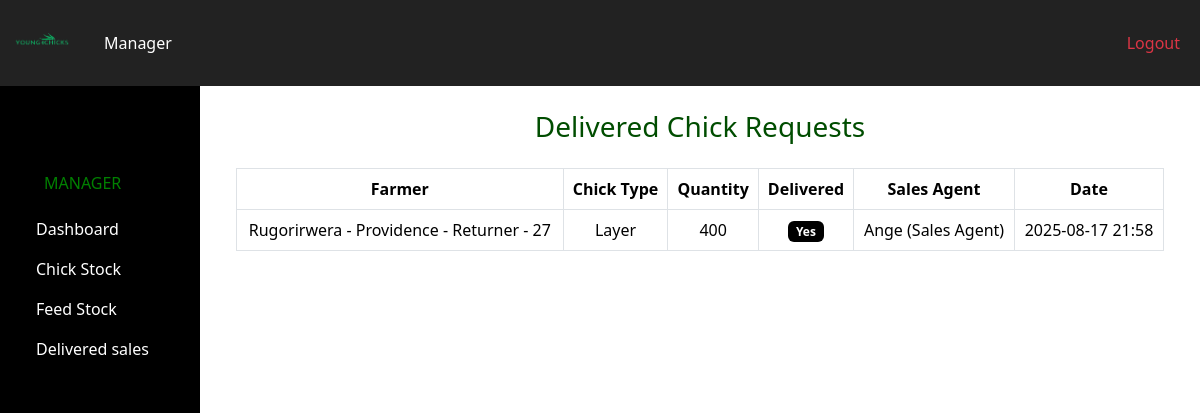
Before: /manager/delivered/ (signed in) with the older database file.
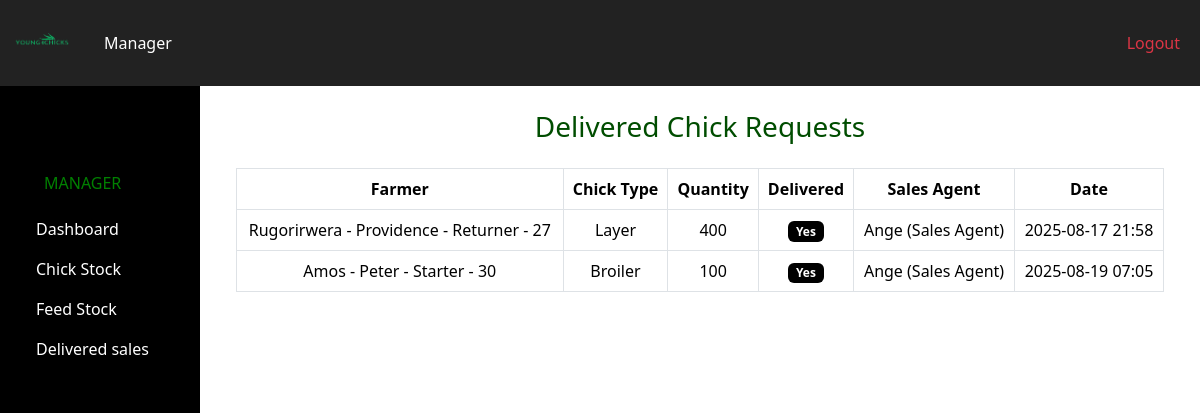
After: the same page with the newer database file.
### pages/models.py (models this page shows, shortened)
class Chickrequest(models.Model):
    CHICK_STATUS = [
        ('pending', 'Pending'),
        ('approved', 'Approved'),
        ('rejected', 'Rejected'),
    ]
    FEED_NEEDED = [
        ('yes', 'Yes'),
        ('no', 'No'),
    ]
    CHICK_DELIVERED = [
        ('yes', 'Yes'),
        ('no', 'No'),
    ]
    farmer_name = models.ForeignKey(Farmer, on_delete=models.SET_NULL, null=True)
    chick_type = models.ForeignKey(ChickType, on_delete=models.SET_NULL, null=True)
    chick_quantity = models.PositiveIntegerField()
    chick_date = models.DateTimeField(auto_now_add=True)
    chick_status = models.CharField(max_length=20, choices=CHICK_STATUS, default='pending')
    feed_needed = models.CharField(max_length=10, choices=FEED_NEEDED)
    chickperiod = models.PositiveIntegerField(default=0)
    chick_delivered = models.CharField(max_length=5, choices=CHICK_DELIVERED, default='no')
    sales_agent = models.ForeignKey(
        settings.AUTH_USER_MODEL,
        on_delete=models.SET_NULL,
        null=True,
        blank=True,
        related_name='sent_requests'
    )

class Farmer(models.Model):
    GENDER_CHOICES = [
        ('Male', 'Male'),
        ('Female', 'Female'),
    ]
    FARMER_TYPE_CHOICES = [
        ('Starter', 'Starter'),
        ('Returner', 'Returner'),
    ]
    user = models.OneToOneField(
        settings.AUTH_USER_MODEL,
        on_delete=models.CASCADE,
        related_name='farmer_profile',
        null=True,
        blank=True
    )
    farmer_name = models.CharField(max_length=100)
    farmer_age = models.IntegerField()
    farmer_gender = models.CharField(max_length=10, choices=GENDER_CHOICES)
    farmer_nin = models.CharField(max_length=20)
    farmer_phone_number = models.CharField(max_length=15)
    farmer_type = models.CharField(max_length=50, choices=FARMER_TYPE_CHOICES)
    recomender_name = models.CharField(max_length=100)
    recommender_nin = models.CharField(max_length=20)
    def __str__(self):
        return f"{self.farmer_name} - {self.recomender_name} - {self.farmer_type} - {self.farmer_age}"

class ChickType(models.Model):
    TYPE_CHOICES = [
        ('broiler', 'Broiler'),
        ('layer', 'Layer'),
    ]
    name = models.CharField(max_length=20, choices=TYPE_CHOICES, unique=True)
    def __str__(self):
        return self.get_name_display()

class Userprofile(AbstractUser):
    USER_TYPE_CHOICES = [
        ('manager', 'Manager'),
        ('sales_agent', 'Sales Agent'),
    ]
    user_type = models.CharField(max_length=20, choices=USER_TYPE_CHOICES)
    phone = models.CharField(
        max_length=15,
        unique=True,
        blank=True,
        null=True,
        validators=[RegexValidator(r'^\+?\d{10,15}$', 'Enter a valid phone number.')]
    )
    title = models.CharField(max_length=5, blank=True, null=True)
    created_at = models.DateTimeField(default=timezone.now)
    class Meta:
        db_table = "user_profiles"
        ordering = ['created_at']
    def __str__(self):
        return f"{self.username} ({self.get_user_type_display()})"

### pages/views.py (the view)
# urls.py: path("manager/delivered/", views.delivered_sales, name="delivered"),
@login_required
def delivered_sales(request):
    delivered_requests = Chickrequest.objects.filter(chick_delivered='yes')
    return render(request, "pages/delivered_sales.html", {"delivered_requests": delivered_requests})

### pages/templates/pages/delivered_sales.html
{% extends 'pages/base.html' %}
{% block content %}
<div class="container mt-4">
  <h3 class="mb-4 text-center" style="color: #004d00;">Delivered Chick Requests</h3>
  {% if delivered_requests %}
    <div class="table-responsive">
      <table class="table table-bordered align-middle text-center">
        <thead style="background-color: #004d00; color: white;">
          <tr>
            <th>Farmer</th>
            <th>Chick Type</th>
            <th>Quantity</th>
            <th>Delivered</th>
            <th>Sales Agent</th>
            <th>Date</th>
          </tr>
        </thead>
        <tbody style="color: black;">
          {% for req in delivered_requests %}
            <tr style="background-color:cycle '#e6ffe6' '#ccffcc' ;">
              <td>{{ req.farmer_name }}</td>
              <td>{{ req.chick_type }}</td>
              <td>{{ req.chick_quantity }}</td>
              <td>
                {% if req.chick_delivered == 'yes' %}
                  <span class="badge" style="background-color: black; color: white;">Yes</span>
                {% else %}
                  <span class="badge" style="background-color: white; color: black; border: 1px solid black;">No</span>
                {% endif %}
              </td>
              <td>{{ req.sales_agent }}</td>
              <td>{{ req.chick_date|date:"Y-m-d H:i" }}</td>
            </tr>
          {% endfor %}
        </tbody>
      </table>
    </div>
  {% else %}
    <p class="text-center" style="color: #004d00; font-weight:bold;">No delivered requests found.</p>
  {% endif %}
</div>
{% endblock %}

Changed rows visible on the page:
added Chickrequest: farmer_name "Amos - Peter - Starter - 30", chick_type "Broiler", chick_quantity "100", chick_delivered "Yes", sales_agent "Ange (Sales Agent)", chick_date "2025-08-19 07:05"
